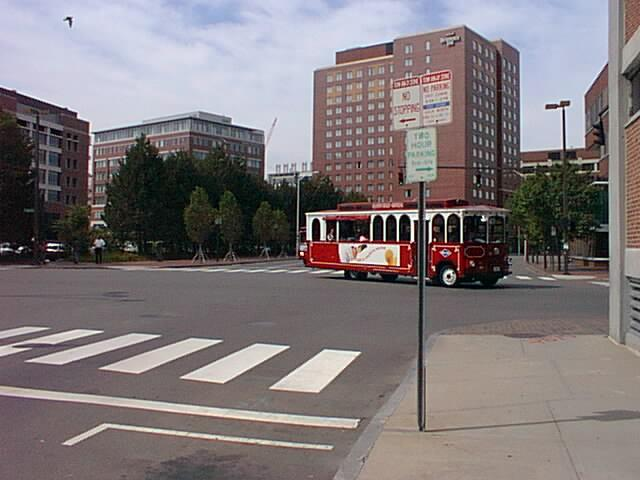
%> input picture DIPFinal/0023.jpg, 640 x 480 px
$ octave Final.m   (GNU Octave 9; MATLAB toolbox functions it lacks are replaced by stand-ins)
%> lines starting %> are read from the running program, lines starting %| are printed output that depends on the picture
%> further down, img is the input picture: size 480x640x3 uint8; mean R, G, B 126.8, 119.5, 121.4
### DIPFinal/perspLines.m
function [boundary] = perspLines(img)
%SEGMENT Summary of this function goes here
%   Detailed explanation goes here


bwImg = rgb2gray(img);
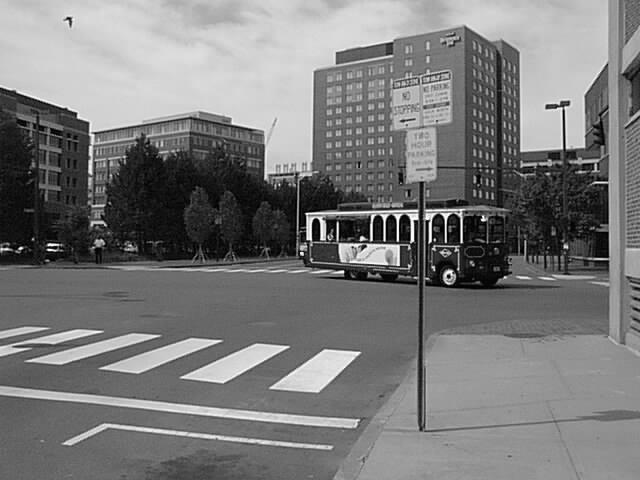
%> bwImg: size 480x640 uint8; min 0, max 255, mean 121.9
%
% bwImg(bwImg>thresh(bwImg)) = 255;
% bwImg(bwImg<=thresh(bwImg)) = 0;
bwImg = medfilt2(bwImg, [5 5]);
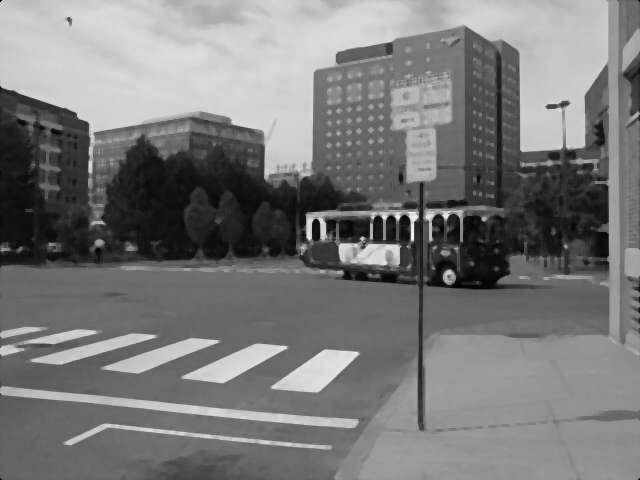
%> bwImg: size 480x640 uint8; min 0, max 242, mean 121.3

edges = edge(bwImg,'Canny');
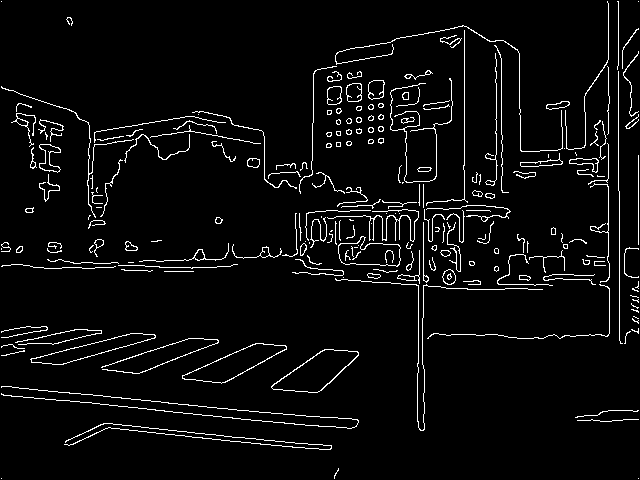
%> edges: size 480x640 logical; 4.5% white in thin lines or dots
figure;
imshow(edges);

[out] = houghfunc(edges);
boundary = out;


end

% [41 lines left out: function thresh, not called in this run]

function [out] = houghfunc(img)
[x y] = size(img);
%> x = 480; y = 640
acc = ones(181, 2*sqrt(x^2 + y^2));

for o = -90:90
   for i = 1:x
       for j = 1:y
           if img(i, j) == 1
           p = i*cosd(o) + j*sind(o);
           val = p+ sqrt(x^2 + y^2)+1;
           acc(o+91, floor(val)) = acc(o+91, floor(val)) + 1;
           end
       end
   end
end

acc(acc<30) = 0;
for i = 1:181
    for j = 1:2*sqrt(x^2 + y^2)

        if acc(i, j)>0
            mask = false(x, y);
            xval = 1:x;
            yval = floor((-1*xval*cosd(i-91) + j-801)./sind(i-91));
            total = 0;
            startx = 0;
            starty = 0;
            darkcount = 0;
            currentTotal = 0;
            for xcount= 1:x

                if(yval(xcount)<y && yval(xcount)>0)
                    mask(xcount, yval(xcount)) = true;
                    if img(xcount, yval(xcount)) == true
                        if darkcount>5
                            currentTotal = 1;
                            startx = xcount;
                            starty = yval(xcount);
                        else
                            currentTotal = currentTotal + 1;

                            total = max(currentTotal, total);
                        end
                        darkcount = 0;
                    elseif img(xcount, yval(xcount)) == false
                        darkcount = darkcount+1;

                    end
                end
            end

% [32 lines of commented-out code are left out]
            acc(i, j) = total;
            %close all;
        end
    end
end

out = acc;

end

### DIPFinal/Final.m
img = imread("0023.jpg");

%> (the run ends here)
